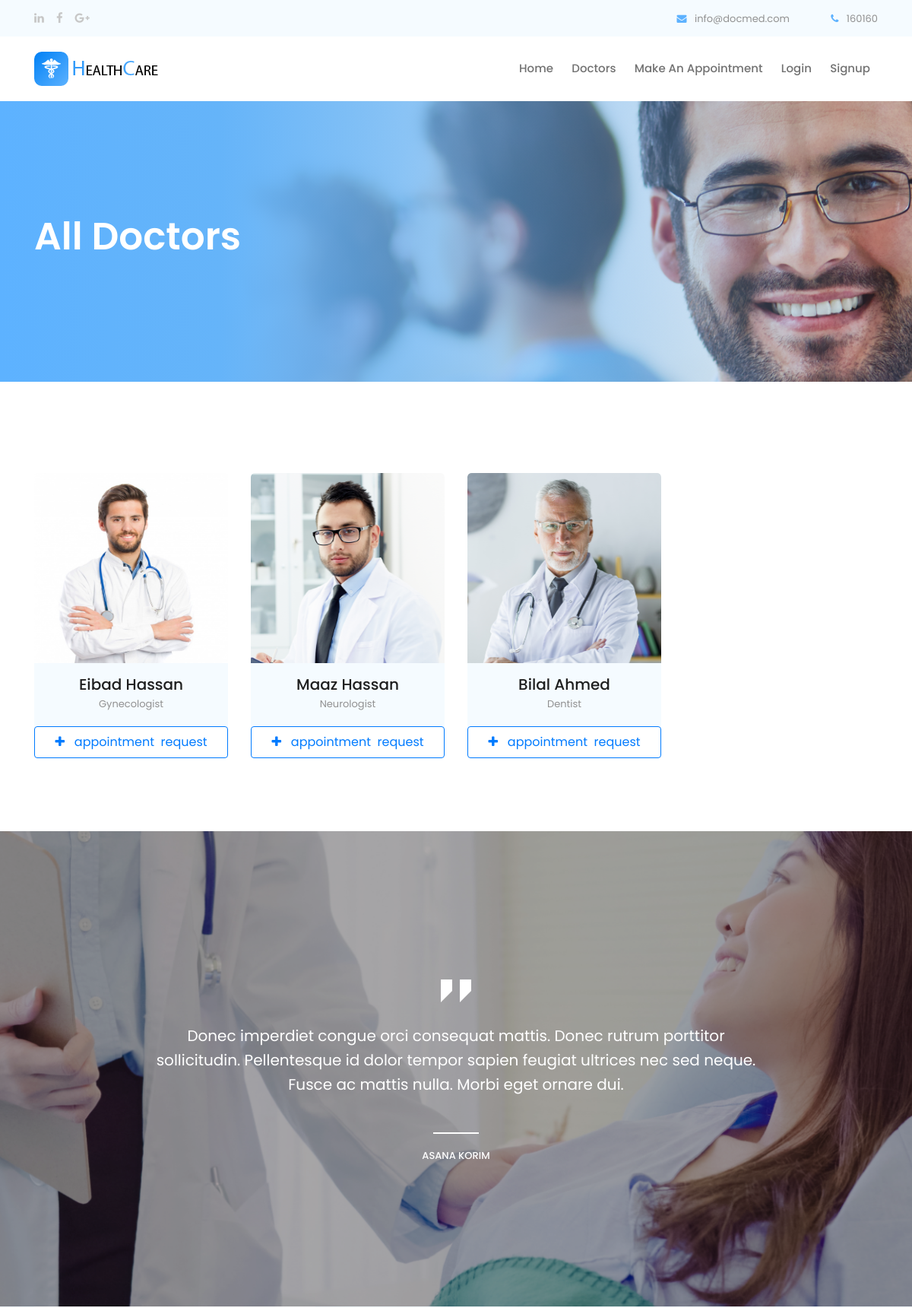
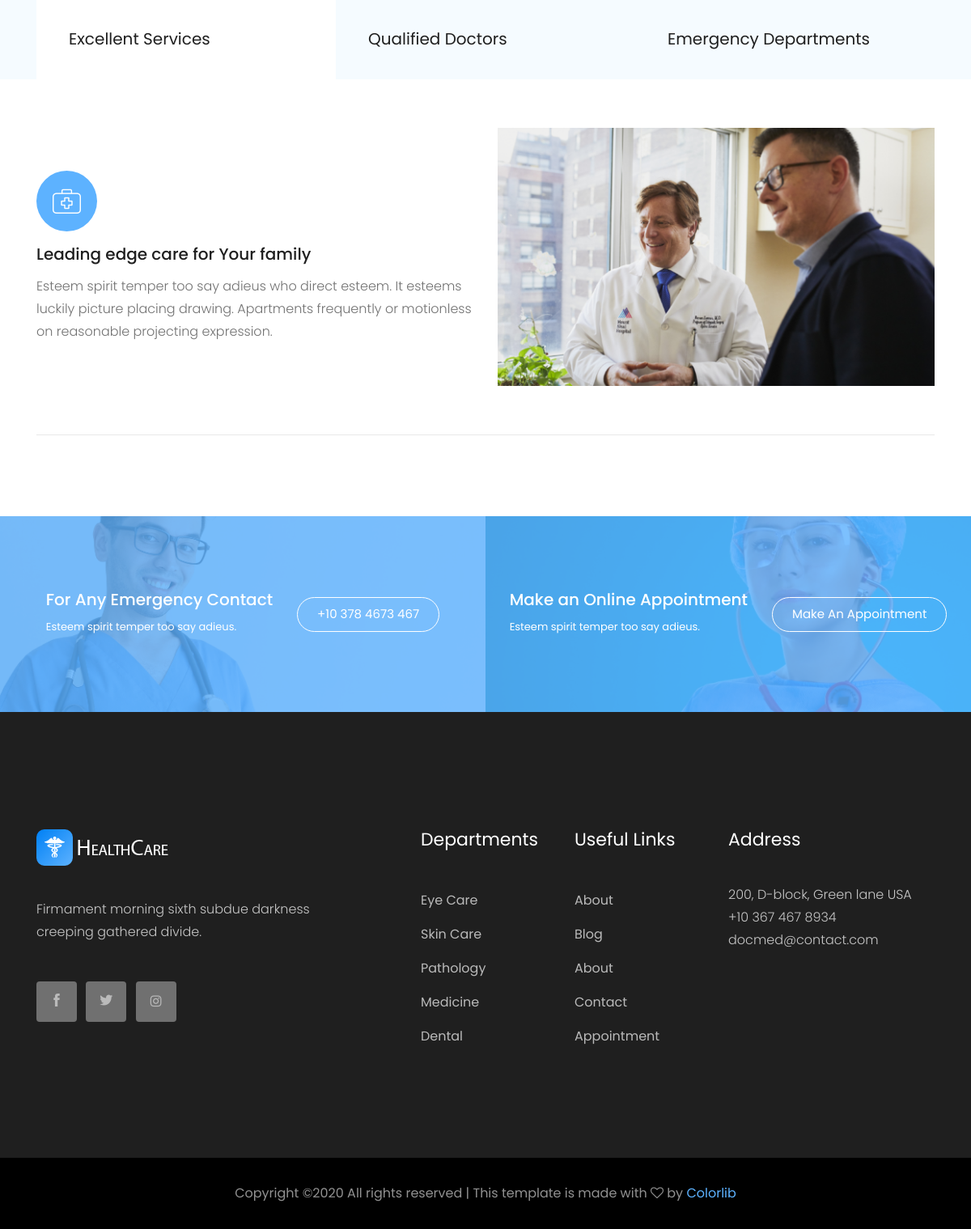
Page /doctors on the committed database (2 pictures, top to bottom).
### application/models.py (models this page shows, shortened)
class doctors(models.Model):
    first_name = models.CharField(max_length=75)
    last_name = models.CharField(max_length=75)
    image = models.ImageField(upload_to='doctors_pic')
    email = models.CharField(max_length=75)
    city = models.CharField(max_length=75)
    password = models.CharField(max_length=20)
    temp_list = []
    all_depts = department.objects.all()
    for i in all_depts:
        temp_val = [i.related_profession_name, i.related_profession_name]
        temp_list.append(tuple(temp_val))
        print(temp_val)
    PROFESSION_CHOICES = tuple(temp_list)
    profession = models.CharField(choices = PROFESSION_CHOICES, max_length=75)
    hospital = models.CharField(max_length=75)

### application/views.py (the view)
# urls.py: path('doctors', views.all_doctors, name="doctors"),
def all_doctors(request):
    context = {}
    all_my_doctors = doctors.objects.all()
    context['doctors'] = all_my_doctors
    context['title'] = ["All Doctors", ""]
    if request.user.is_authenticated:
        requested_doctors = appointment.objects.filter(sender_patient=request.user).values_list('to_doctor', flat=True)
        context['requested_doctors'] = requested_doctors
    return render(request, 'Doctors.html', context)

### templates/Doctors.html (shortened to what this page needs)
{% load static %}
{% include 'inc/head.inc.html' %}
<body>
    {% include 'inc/header.inc.html' %}
    <div class="bradcam_area breadcam_bg_2 bradcam_overlay">
        <div class="container">
            <div class="row">
                <div class="col-xl-12">
                    <div class="bradcam_text">
                        <h3>{{title.0}}</h3>
                    </div>
                </div>
            </div>
        </div>
    </div>
    {% include 'inc/doctors_try.html' %}
    <div class="testmonial_area">
        <div class="testmonial_active owl-carousel">
            <div class="single-testmonial testmonial_bg_1 overlay2">
                <div class="container">
                    <div class="row">
                        <div class="col-xl-10 offset-xl-1">
                            <div class="testmonial_info text-center">
                                <div class="quote">
                                    <i class="flaticon-straight-quotes"></i>
                                </div>
                                <p>Donec imperdiet congue orci consequat mattis. Donec rutrum porttitor <br>
                                    sollicitudin. Pellentesque id dolor tempor sapien feugiat ultrices nec sed neque.
                                    <br>
                                    Fusce ac mattis nulla. Morbi eget ornare dui. </p>
                                <div class="testmonial_author">
                                    <h4>Asana Korim</h4>
                                </div>
                            </div>
                        </div>
                    </div>
                </div>
            </div>
        </div>
    </div>
    <div class="business_expert_area">
        <div class="business_tabs_area">
            <div class="container">
                <div class="row">
                    <div class="col-xl-12">
                        <ul class="nav" id="myTab" role="tablist">
                            <li class="nav-item">
                                <a class="nav-link active" id="home-tab" data-toggle="tab" href="#home" role="tab" aria-controls="home"
                            aria-selected="true">Excellent Services</a>
                            </li>
                            <li class="nav-item">
                                <a class="nav-link" id="profile-tab" data-toggle="tab" href="#profile" role="tab" aria-controls="profile"
                            aria-selected="false">Qualified Doctors</a>
                            </li>
                            <li class="nav-item">
                                <a class="nav-link" id="contact-tab" data-toggle="tab" href="#contact" role="tab" aria-controls="contact"
                            aria-selected="false">Emergency Departments</a>
                            </li>
                        </ul>
                    </div>
                </div>
            </div>
        </div>
        <div class="container">
            <div class="border_bottom">
                    <div class="tab-content" id="myTabContent">
                            <div class="tab-pane fade show active" id="home" role="tabpanel" aria-labelledby="home-tab">
                                    <div class="row align-items-center">
                                            <div class="col-xl-6 col-md-6">
                                                <div class="business_info">
                                                    <div class="icon">
                                                        <i class="flaticon-first-aid-kit"></i>
                                                    </div>
                                                    <h3>Leading edge care for Your family</h3>
                                                    <p>Esteem spirit temper too say adieus who direct esteem.
                                                        It esteems luckily picture placing drawing. Apartments frequently or motionless on
                                                        reasonable projecting expression.
                                                    </p>
                                                </div>
                                            </div>
                                            <div class="col-xl-6 col-md-6">
                                                <div class="business_thumb">
                                                    <img src="img/about/business.png" alt="">
                                                </div>
                                            </div>
                                        </div>
                            </div>
                          </div>
            </div>
        </div>
    </div>
    <div class="Emergency_contact">
        <div class="conatiner-fluid p-0">
            <div class="row no-gutters">
                <div class="col-xl-6">
                    <div class="single_emergency d-flex align-items-center justify-content-center emergency_bg_1 overlay_skyblue">
                        <div class="info">
                            <h3>For Any Emergency Contact</h3>
                            <p>Esteem spirit temper too say adieus.</p>
                        </div>
                        <div class="info_button">
                            <a href="#" class="boxed-btn3-white">+10 378 4673 467</a>
                        </div>
                    </div>
                </div>
                <div class="col-xl-6">
                    <div class="single_emergency d-flex align-items-center justify-content-center emergency_bg_2 overlay_skyblue">
                        <div class="info">
                            <h3>Make an Online Appointment</h3>
                            <p>Esteem spirit temper too say adieus.</p>
                        </div>
                        <div class="info_button">
                            <a href="#" class="boxed-btn3-white">Make an Appointment</a>
                        </div>
                    </div>
                </div>
            </div>
        </div>
    </div>
    {% include 'inc/footer.inc.html' %}
{% include 'inc/bottom.inc.html' %}

### templates/inc/doctors_try.html (shortened to what this page needs)
<div class="expert_doctors_area doctor_page">
    <div class="container">
        <div class="row">
            {% for doctor in doctors %}
                <div class="col-md-6 col-lg-3 mb-3">
                    <div class="single_expert">
                        <div class="expert_thumb">
                            <img src="media/{{doctor.image}}" style="width: 100%; height: 250px;" alt="">
                        </div>
                        <div class="experts_name text-center">
                            <h3>{{doctor.first_name}} {{doctor.last_name}} </h3>
                            <span>{{doctor.profession}}</span>
                        </div>
                    </div>
                    {% if user.is_authenticated %}
                            {% if doctor.id in requested_doctors %}
                                <div>
                                    <button type="button" id="btn_{{doctor.id}}" class="btn btn-secondary btn-block py-2" onclick=""><i id="icon_{{doctor.id}}" class="fa fa-check"></i> &nbsp; <span id="span_{{doctor.id}}">Request sent</span></button>
                                </div>
                            {% else %}
                                <div>
                                    <button type="button" id="btn_{{doctor.id}}" class="btn btn-outline-primary btn-block py-2" onclick="send_appointment_request('{{doctor.id}}')"><i id="icon_{{doctor.id}}" class="fa fa-plus"></i> &nbsp; <span id="span_{{doctor.id}}">appointment &nbsp;request</span></button>
                                </div>
                            {% endif %}
                    {% else %}
                        <div>
                            <a href="login">
                                <button type="button" name="" id="" class="btn btn-outline-primary btn-block py-2"><i class="fa fa-plus"></i> &nbsp; appointment &nbsp;request</button>
                            </a>
                        </div>
                    {% endif %}
                </div>
            {% endfor %}
        </div>
    </div>
</div>

### rows in the picture
doctors: image (picture), first_name "Eibad", last_name "Hassan", profession "Gynecologist"
doctors: image (picture), first_name "Maaz", last_name "Hassan", profession "Neurologist"
doctors: image (picture), first_name "Bilal", last_name "Ahmed", profession "Dentist"

### other values in the picture
{{ title.0 }} "All Doctors"
